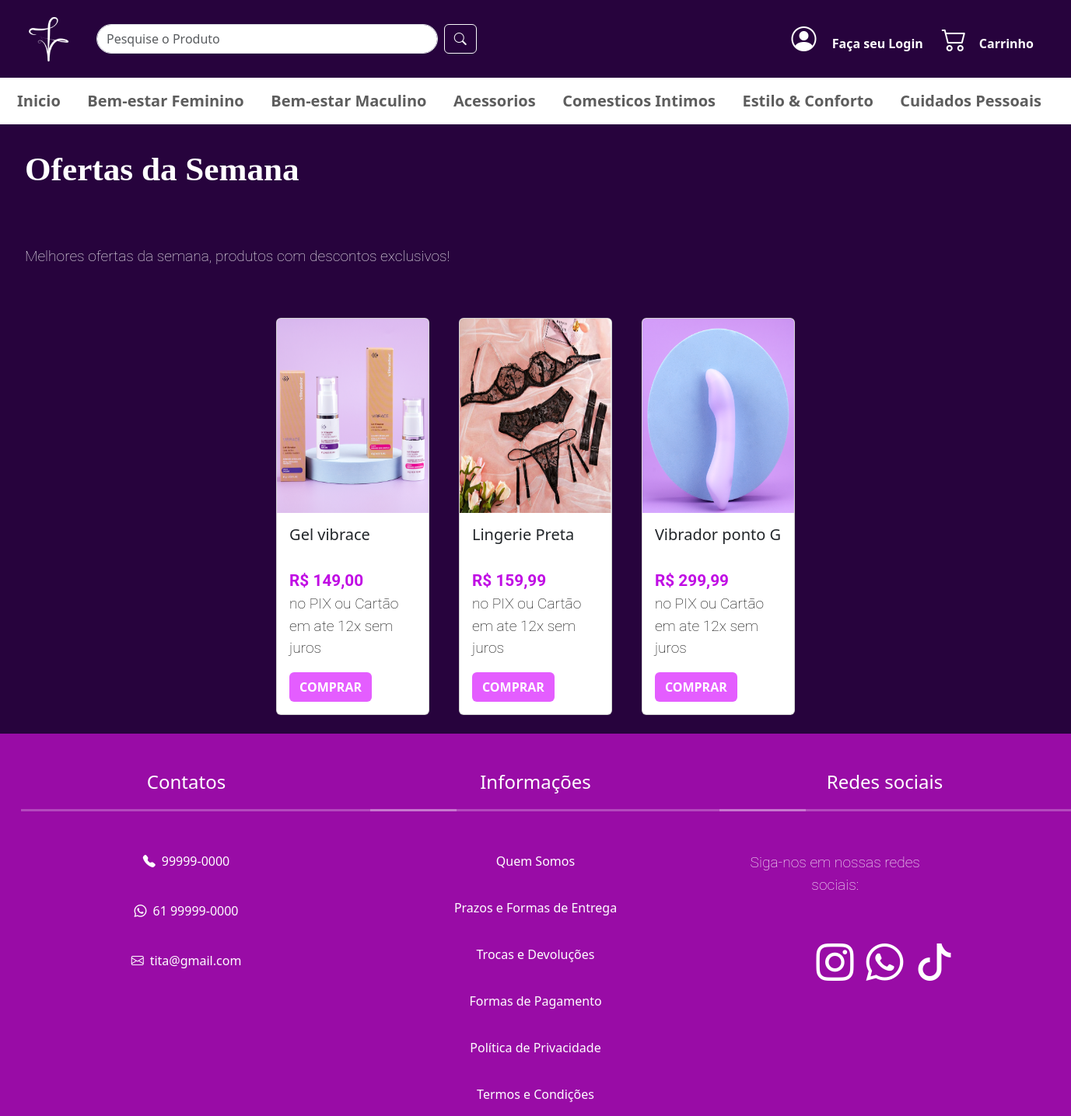
/categoria/ofertasdasemana/, run on the app's committed database.
### produto/models.py (models this page shows, shortened)
class Produto(models.Model):
    name = models.CharField(max_length=200)
    brand = models.ForeignKey(Brand, on_delete=models.PROTECT, related_name='brand_product')
    category = models.ForeignKey(Category, on_delete=models.PROTECT, related_name='category_product')
    image = models.ImageField(upload_to= 'produtos/')
    description = models.TextField(blank=True, null=True)
    serie_number = models.CharField(max_length=100, blank=True, null=True)
    cost_price = models.DecimalField(max_digits=20, decimal_places=2)
    selling_price = models.DecimalField(max_digits=20, decimal_places=2)
    quantity = models.IntegerField(default=0)
    created_at = models.DateTimeField(auto_now_add=True)
    updated_at = models.DateTimeField(auto_now=True)
    class Meta:
        ordering = ['name']

### categoria/views.py (the view)
# urls.py: path('categoria/ofertasdasemana/', categoria_views.OfertaListView.as_view(), name='oferta_list'),
class OfertaListView(ListView):
   model = Produto
   template_name = '_ofertas.html'
   context_object_name = 'oferta'
   def get_queryset(self):
     categorias = Category.objects.filter(name__in=["ofertasdasemana"])  # Lista de categorias
     return Produto.objects.filter(category__in=categorias)

### categoria/templates/_ofertas.html (shortened to what this page needs)
{% extends 'base.html' %}
{% block content %}
{% load static %}
<h1>Ofertas da Semana</h1>
<p style="text-align: justify;"> Melhores ofertas da semana, produtos com descontos exclusivos!</p>
<div class="container-fluid mt-4 px-5">
    <div class="row justify-content-center" >
      {% for produto in oferta %}
        <div class="col-md-5th p-2">
          <div class="card"  style="width: 90%; margin: 0 auto; display: flex; flex-wrap: wrap; margin-bottom: 1rem;">
            <img src="{{ produto.image.url }}" class="card-img-top" style="width: 100%;" alt="{{ produto.name }}">
            <div class="card-body">
              <h5 class="card-title ">{{ produto.name }}</h5>
              <p class="card-text" style=" padding: 0rem; color: black; width: 100%;" ><span style="font-weight: bold; font-size: 1.3rem; color:rgb(192, 13, 228) ;">R$ {{ produto.selling_price }}</span> no PIX  ou Cartão em ate 12x sem juros</p>
              <a href="{% url 'produto_detalhe' produto.id %}" class="btn text-white" style="background-color: rgb(228, 93, 255); font-weight: bold;">COMPRAR</a>
            </div>
          </div>
        </div>
      {% endfor %}
    </div>
  </div>
{% endblock %}

### static/style.css (style rules this page uses)
html, body { height: 100%; margin: 0; padding: 0; display: flex; flex-direction: column; }

### core/templates/base.html (style rules this page uses)
html, body { background-color: #27033D !important; }

### categoria/templates/_ofertas.html (style rules this page uses)
.card-img-top { width: 300px; height: 250px; }
@media (min-width: 992px) { .col-md-5th { width: 18%; } }
.playfair-display ,h1 { font-family: "Playfair Display", serif; font-optical-sizing: auto; font-weight: 900; font-style: bold; font-size: 2.7rem; color: #fff; }
.roboto, p { font-family: "Roboto", serif; font-optical-sizing: auto; font-weight: 200; font-style: normal; font-variation-settings: "wdth" 100; font-size: 1.2rem; color: #fff; }
h1, p { padding: 2rem; }
p { width: 70%; }

### core/templates/components/_footer.html (style rules this page uses)
span { display: block; margin-top: 2rem; }
a { text-decoration: none; color: #fff; align-items: center; }

### data on the page
Produto: image (picture), name "Gel vibrace", selling_price "149,00"
Produto: image (picture), name "Lingerie Preta", selling_price "159,99"
Produto: image (picture), name "Vibrador ponto G", selling_price "299,99"
